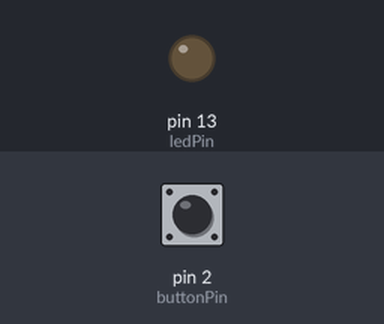
Simulated run of this sketch. Board: Arduino Uno, built with avr-gcc and run on an emulated ATmega328P. Shown: output pins drawn as LEDs (lit = HIGH). Dashed ring = blinking. Inputs (shaded band) come from the test bench; at power-on: pin 2 (buttonPin) LOW. What the sketch prints to the serial monitor is not drawn.

Above: at 1.2 s.
1.3 s: pin 2 (buttonPin) pulled HIGH for 0.15 s
At 1.37 s:
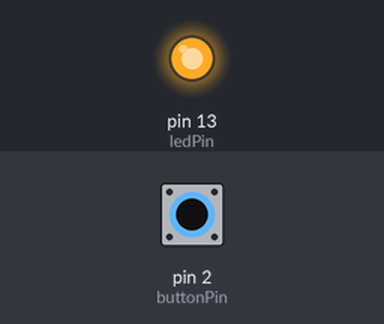
2.9 s: pin 2 (buttonPin) pulled HIGH for 1 s
At 4.4 s:
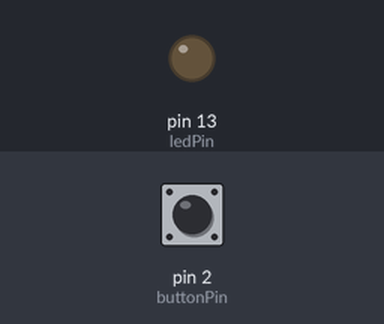
5.4 s: pin 2 (buttonPin) pulled HIGH for 3.2 s
At 6.7 s:
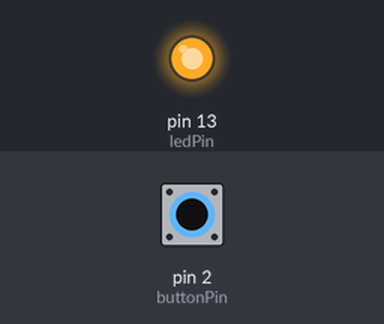
10.1 s: pin 2 (buttonPin) pulsed HIGH 2 times (0.12 s each, 0.3 s apart)
At 10.16 s:
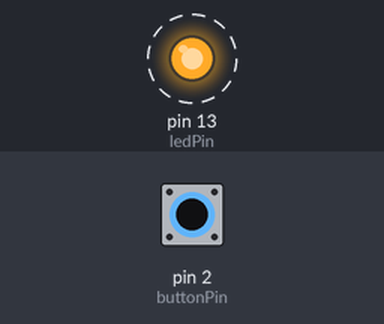
Timing chart, 0 to 13.1 s (numbered marks = the images above; inputs shaded):
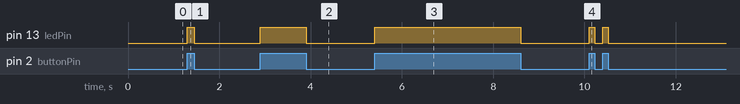

Measured:
- after the input at 1.3 s, pin 13 (ledPin): LOW → HIGH at once, → LOW 0.15 s later
- after the input at 2.9 s, pin 13 (ledPin): LOW → HIGH at once, → LOW 1.0 s later
- after the input at 5.4 s, pin 13 (ledPin): LOW → HIGH at once, → LOW 3.2 s later
- after the input at 10.1 s, pin 13 (ledPin): alternates HIGH for 0.12 s and LOW for 0.18 s, 4 changes in all, then stays LOW, starting at once

The sketch:

picload.ino
```cpp
const int buttonPin = 2;
int buttonState = 0;
const int ledPin = 13;

void setup()
{
  // start serial port at 9600 bps:
  Serial.begin(9600);
  pinMode(buttonPin, INPUT);
  pinMode(ledPin, OUTPUT);
}


void loop()
{
  buttonState = digitalRead(buttonPin);
  char inByte = 0;
  // if we get a valid byte, read analog ins:
  if (buttonState == HIGH) {
    // get incoming byte:
    //inByte = Serial.read();
    digitalWrite(ledPin, HIGH);
    // byte read, send three characters
    //Serial.print("$");
    Serial.write("@");

  }
  else{
    digitalWrite(ledPin, LOW);
    //Serial.print("0");
  }
}
```
